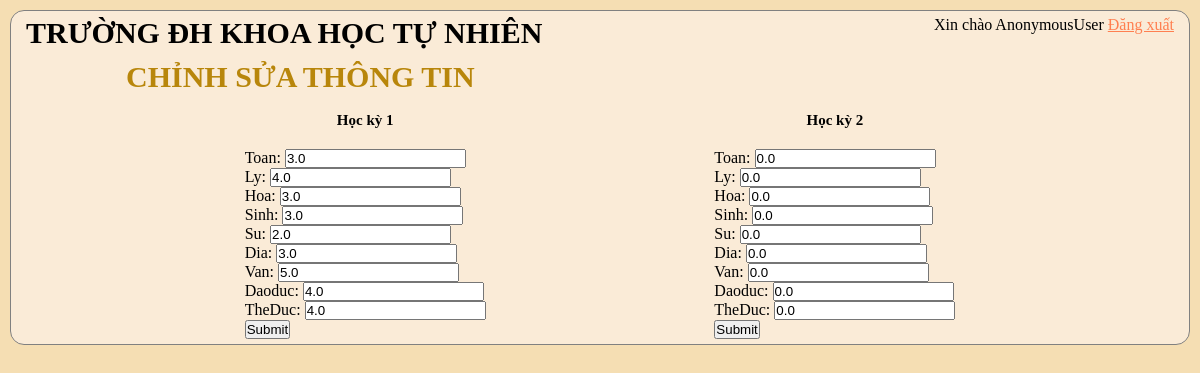
/changeScore/7, run on an earlier commit of the app's database.
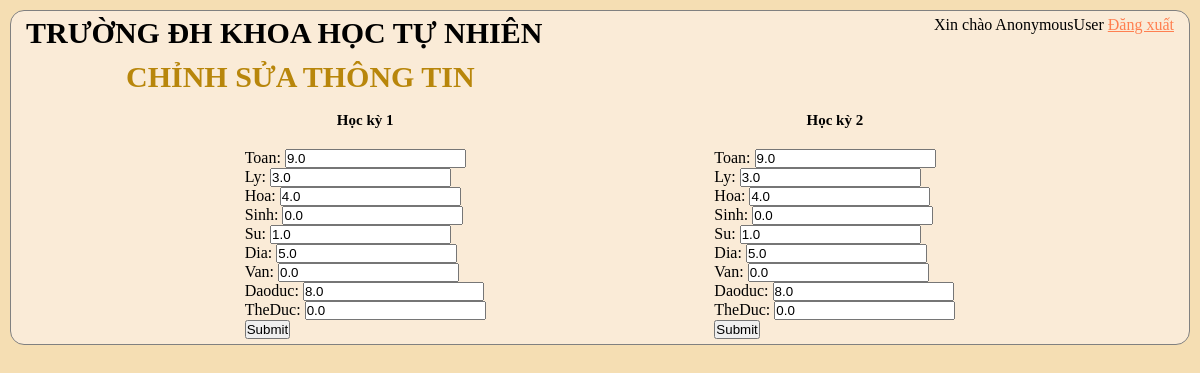
And on a later commit of the database.
### Student/models.py (models this page shows, shortened)
class Score(models.Model):
	SEMESTER = (
		('học kỳ 1','học kỳ 1'),('học kỳ 2','học kỳ 2')
		)
	semester = models.CharField(max_length = 200, null = True, choices = SEMESTER)
	students = models.ForeignKey(Student, null = True, on_delete = models.CASCADE)
	Toan = models.FloatField(default=0)
	Ly =  models.FloatField(default=0)
	Hoa =  models.FloatField(default=0)
	Sinh =  models.FloatField(default=0)
	Su = models.FloatField(default=0)
	Dia = models.FloatField(default=0)
	Van = models.FloatField(default=0)
	Daoduc = models.FloatField(default=0)
	TheDuc = models.FloatField(default=0)
	class Meta:
		unique_together = ('semester', 'students')

### Student/views.py (the view, shortened to what this page needs)
# urls.py: path('changeScore/<str:id>',views.changeScore, name = 'changeScore')
def changeScore(request, id):
	student = Student.objects.get(id = id)
	studentScore = student.score_set.all()
	form1 = ScoreForm(instance=studentScore[0])
	form2 = ScoreForm(instance=studentScore[1])
	context = {'form1':form1,'form2':form2}
	return render(request, 'Student/changeScore.html', context)

### Student/form.py
class ScoreForm(ModelForm):
	class Meta:
		model = Score
		fields = '__all__'
		exclude = ['students','semester']

### Student/templates/Student/changeScore.html (shortened to what this page needs)
{% load static %}
<!DOCTYPE html>
<html lang="en">
<head>
    <link rel="stylesheet" type="text/css" href="{% static '/css/main.css' %}">
</head>
<body>
	<div class="main-container">
        <div class="navigation-top">
            <div id="KHTN">
                <h1>TRƯỜNG ĐH KHOA HỌC TỰ NHIÊN</h1>
            </div>
            <div class="choice">
                <p>Xin chào {{request.user}} <a href="{% url 'logout' %}">Đăng xuất</a></p>
            </div>
        </div>
        <h2>CHỈNH SỬA THÔNG TIN</h2>
		<div class="content">
			<form method="POST" action="" enctype="multipart/form-data">
                <br>
                <h4>Học kỳ 1</h4>
				{{form1.as_p}}
			<input class="btn btn-primary" type="submit" name="Update Information">
			</form>
            <form method="POST" action="" enctype="multipart/form-data">
                <br>
                <h4>Học kỳ 2</h4>
                {{form2.as_p}}
            <input class="btn btn-primary" type="submit" name="Update Information">
            </form>
		</div>
	</div>
</body>

### static/css/main.css (style rules this page uses)
* { padding: 0; margin: 0; box-sizing: border-box; }
body { background-color: wheat; }
.main-container { border: 1px solid gray; padding: 5px; margin: 10px; border-radius: 14px; background-color: antiquewhite; height: 100%; }
.navigation-top { display: flex; justify-content: space-between; }
#KHTN h1 { font-size: 30px; margin-left: 10px; }
.choice { display: inline-block; }
.choice p { display: inline; padding: 10px; }
.choice a { color: coral; }
h2 { color: darkgoldenrod; padding-inline-start: 10px; margin-top: 10px; font-size: 30px; margin-left: 100px; }
.content { display: flex; justify-content: space-evenly; height: 100%; }
h4 { text-align: center; padding-bottom: 20px; font-size: 15px; }

What changed in the data, as far as the page shows it:
changed Score (number 1 of 2 on the later page): Toan "3.0" → "9.0"; Ly "4.0" → "3.0"; Hoa "3.0" → "4.0"; Sinh "3.0" → "0.0"; Su "2.0" → "1.0"; Dia "3.0" → "5.0"; Van "5.0" → "0.0"; Daoduc "4.0" → "8.0"; TheDuc "4.0" → "0.0"
changed Score (number 2 of 2 on the later page): Toan "0.0" → "9.0"; Ly "0.0" → "3.0"; Hoa "0.0" → "4.0"; Su "0.0" → "1.0"; Dia "0.0" → "5.0"; Daoduc "0.0" → "8.0"
